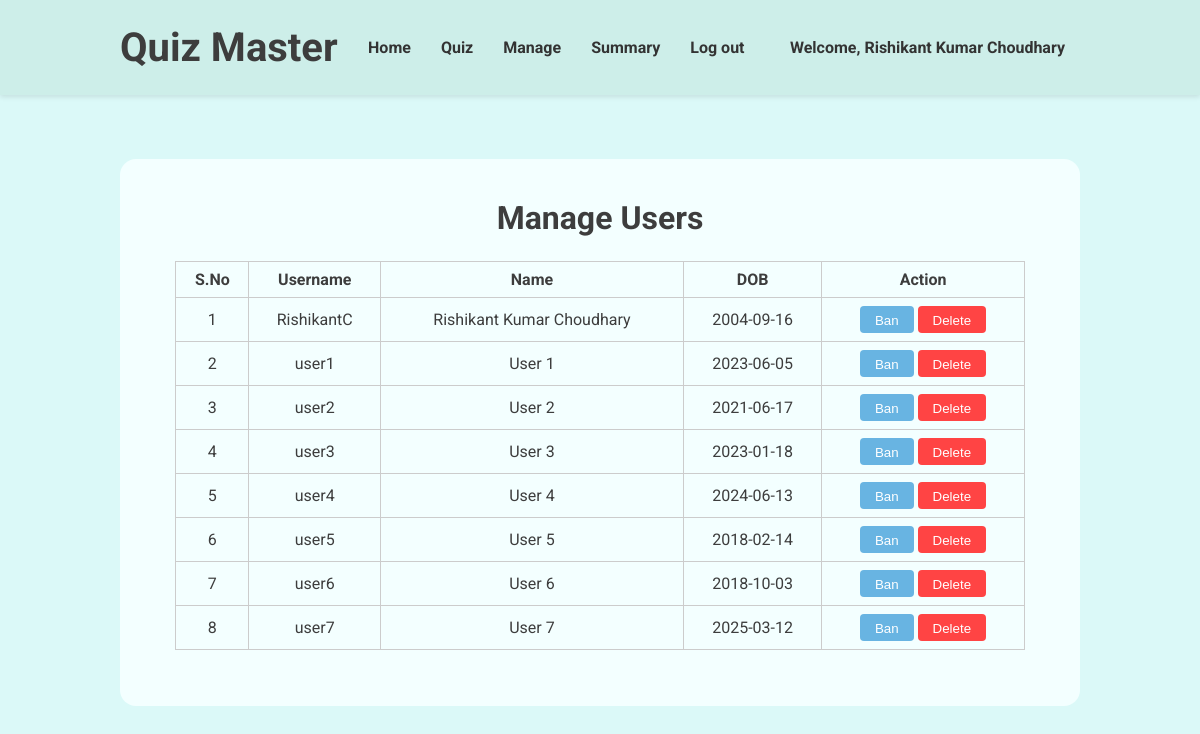
The page /manage-users (signed in) on the database its author committed.
### models.py (models this page shows, shortened)
class User(db.Model, UserMixin):
    __tablename__ = 'users'
    id = db.Column(db.Integer, primary_key=True)
    username = db.Column(db.String(80), unique=True, nullable=False)
    passhash = db.Column(db.String(256), nullable=False)
    fullname = db.Column(db.String(80), nullable=False)
    qualification = db.Column(db.String(80), nullable=False)
    dob = db.Column(db.Date, nullable=False)
    is_admin = db.Column(db.Boolean, nullable=False, default=False)
    is_ban = db.Column(db.Boolean, nullable=False, default=False)
    @property
    def password(self):
        raise AttributeError('Password is not a readable attribute')

### routes.py (the view)
@app.route('/manage-users')
@login_required
def manage_users():
    return render_template('manage.html', user = current_user, users = User.query.filter_by(is_admin=False).all())

### app.py (called while the page is built)
@login_manager.user_loader
def load_user(userid):
    return models.User.query.get(int(userid))

### templates/manage.html (shortened to what this page needs)
{% extends "base.html" %}  {% block stylesheet %}
<link rel="stylesheet" href="{{ url_for('static', filename='navbar.css') }}" />
{% endblock %} {% block navbar %}
<header>
  <div class="header-container">
    <h1>Quiz Master</h1>
    <nav>
      <ul>
        <li>
          <a href="/admin-dashboard">Home</a>
        </li>
        <li>
          <a href="/admin-quiz">Quiz</a>
        </li>
        <li>
          <a href="/manage-users">Manage</a>
        </li>
        <li>
          <a href="/admin-summary">Summary</a>
        </li>
        <li>
          <a href="/logout">Log out</a>
        </li>
      </ul>
    </nav>
    <a href="/profile">Welcome, {{ user.fullname}}</a>
  </div>
</header>
{% endblock %} {% block content %}
<main>
  <h2>Manage Users</h2>
  <table>
    <thead>
      <tr>
        <th>S.No</th>
        <th>Username</th>
        <th>Name</th>
        <th>DOB</th>
        <th>Action</th>
      </tr>
    </thead>
    <tbody>
      {% for user in users %}
      <tr>
        <td>{{ loop.index }}</td>
        <td>{{ user.username }}</td>
        <td>{{ user.fullname }}</td>
        <td>{{ user.dob }}</td>
        <td>
          {% if user.is_ban %}
          <button class="green" onclick="unbanUser({{ user.id }})">
            Unban
          </button>
          {% else %}
          <button class="blue" onclick="banUser({{ user.id }})">Ban</button>
          {% endif %}
          <button class="red" onclick="deleteUser({{ user.id }})">
            Delete
          </button>
        </td>
      </tr>
      {% endfor %}
    </tbody>
  </table>
</main>
{% endblock %}

### static/index.css (style rules this page uses)
* { margin: 0; padding: 0; box-sizing: border-box; }
body { background-color: #dbf9f8; color: #3d3d3d; font-family: 'roboto', sans-serif; }
main { margin-bottom: 3rem; }

### static/navbar.css (style rules this page uses)
header { background-color: #cdeee9; padding: 1.5rem; box-shadow: 0 2px 5px rgba(0, 0, 0, 0.1); }
.header-container { margin: auto; width: 80vw; display: flex; justify-content: space-between; align-items: center; }
header h1 { margin: 0; font-size: 2.5rem; color: #3d3d3d; }
header nav ul { list-style: none; display: flex; }
header a { margin: 0 15px; text-decoration: none; color: #333; font-weight: bold; }

### templates/manage.html (style rules this page uses)
main { margin: 4rem 0; padding: 0.5rem; min-height: 50vh; display: flex; flex-direction: column; align-items: center; background-color: #f3ffff; border-radius: 1rem; }
h2 { font-size: 2rem; margin: 2rem 0 1.5rem; }
table { width: 90%; border-collapse: collapse; margin-bottom: 3rem; }
th, td { border: 1px solid #ccc; padding: 8px; text-align: center; }
button { padding: 7px 15px 5px; color: #fff; border: none; border-radius: 0.25rem; cursor: pointer; }
.blue { background-color: #68b4e2; }
.red { background-color: #f44; }

### rows shown on the page
User: fullname "Rishikant Kumar Choudhary", username "RishikantC", dob "2004-09-16"
User: username "user1", fullname "User 1", dob "2023-06-05"
User: username "user2", fullname "User 2", dob "2021-06-17"
User: username "user3", fullname "User 3", dob "2023-01-18"
User: username "user4", fullname "User 4", dob "2024-06-13"
User: username "user5", fullname "User 5", dob "2018-02-14"
User: username "user6", fullname "User 6", dob "2018-10-03"
User: username "user7", fullname "User 7", dob "2025-03-12"
